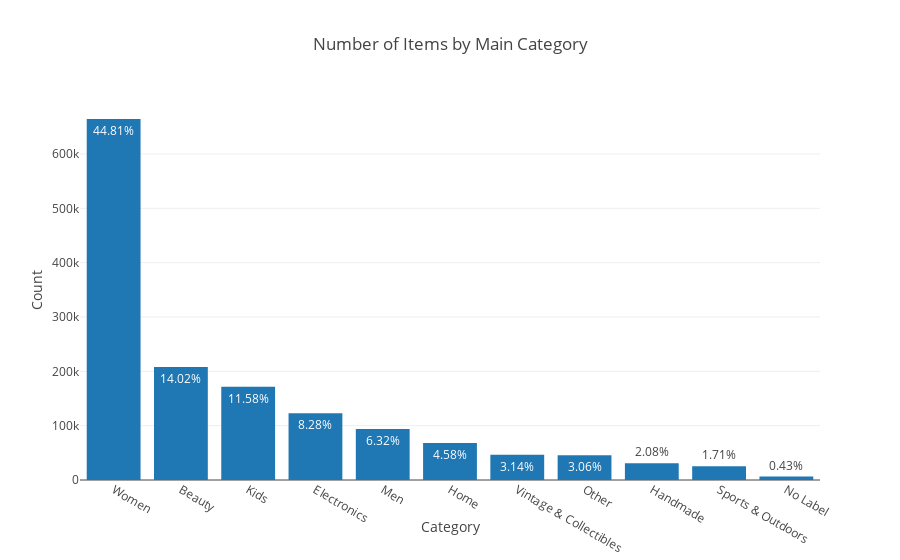

The notebook cell saved with this chart:
### Code cell
trace1 = go.Bar(x=x, y=y, text=pct)
layout = dict(title= 'Number of Items by Main Category',
              yaxis = dict(title='Count'),
              xaxis = dict(title='Category'))
fig=dict(data=[trace1], layout=layout)
py.iplot(fig)

### Figure 1 — Plotly figure (JSON) as saved in the notebook; plotly's stock layout.template omitted (floating-point values rounded to 4 significant figures)
{"data": [{"text": ["44.81%", "14.02%", "11.58%", "8.28%", "6.32%", "4.58%", "3.14%", "3.06%", "2.08%", "1.71%", "0.43%"], "type": "bar", "uid": "95ee105d-ae15-4edf-9e2b-fe356f1a55f7", "x": ["Women", "Beauty", "Kids", "Electronics", "Men", "Home", "Vintage & Collectibles", "Other", "Handmade", "Sports & Outdoors", "No Label"], "y": [664385, 207828, 171689, 122690, 93680, 67871, 46530, 45351, 30842, 25342, 6327]}], "layout": {"title": {"text": "Number of Items by Main Category"}, "xaxis": {"title": {"text": "Category"}}, "yaxis": {"title": {"text": "Count"}}}}
